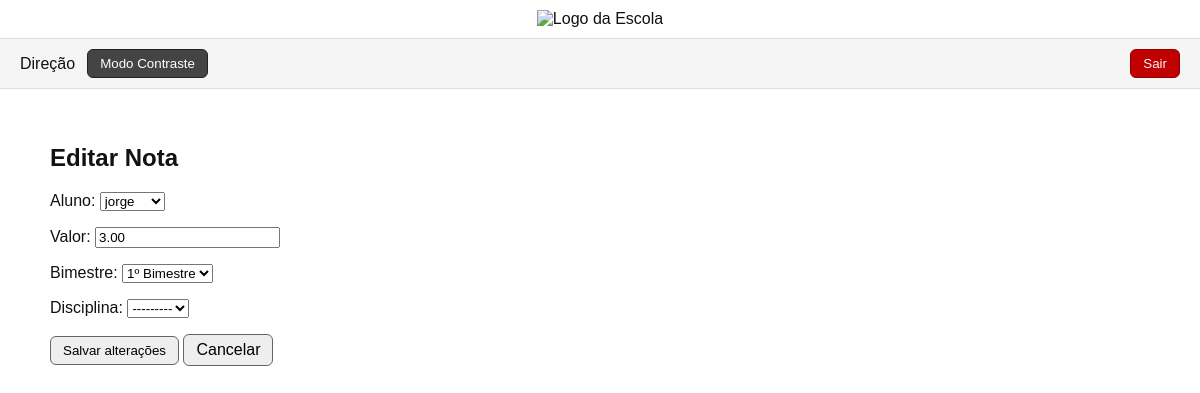
The page /usuarios/professor/nota/editar/1/ (signed in) on the database its author committed.
### usuarios/models.py (models this page shows, shortened)
class Nota(models.Model):
    BIMESTRES = [
        (1, "1º Bimestre"),
        (2, "2º Bimestre"),
        (3, "3º Bimestre"),
        (4, "4º Bimestre"),
    ]
    aluno = models.ForeignKey(Aluno, on_delete=models.CASCADE, related_name='notas')
    disciplina = models.ForeignKey('Disciplina', on_delete=models.CASCADE, related_name='notas')
    valor = models.DecimalField(max_digits=5, decimal_places=2)
    data_lancamento = models.DateField(auto_now_add=True)
    bimestre = models.IntegerField(choices=BIMESTRES)

### usuarios/decorators.py (the view, shortened to what this page needs)
        def wrapper(request, *args, **kwargs):
            if not request.user.is_authenticated:
                return redirect("login")
            grupos_user = set(request.user.groups.values_list("name", flat=True))
            if "Direcao" in grupos_user:
                return view_func(request, *args, **kwargs)

### usuarios/forms.py
class NotaForm(forms.ModelForm):
    class Meta:
        model = Nota
        fields = ['aluno', 'valor', 'bimestre', 'disciplina']
        widgets = {
            'bimestre': forms.Select(),
        }

### usuarios/context_processors.py (called while the page is built)
def grupos_do_usuario(request):
    if request.user.is_authenticated:
        grupos = request.user.groups.values_list('name', flat=True)
    else:
        grupos = []
    return {
        'is_secretaria': 'Secretaria' in grupos,
        'is_professor': 'Professor' in grupos,
        'is_aluno': 'Aluno' in grupos,
        'is_coordenacao': 'Coordenacao' in grupos,
        'is_direcao': 'Direcao' in grupos,
    }

### usuarios/models.py (called while the page is built)
    def __str__(self):
        return self.nome

### usuarios/views.py (called while the page is built)
def obter_professor_por_user(user):
    if not user or not user.is_authenticated:
        return None
    return Professor.objects.filter(user=user).first()

### usuarios/templates/editar_nota.html (shortened to what this page needs)
{% extends 'base.html' %}
{% block content %}
<h2>Editar Nota</h2>
<form method="post">
    {{ form.as_p }}
    <button type="submit" class="btn btn-primary">Salvar alterações</button>
    <a href="{% url 'usuarios:professor' %}" class="btn btn-secondary">
        Cancelar
    </a>
</form>
{% endblock %}

### usuarios/templates/base.html (shortened to what this page needs)
{% load static %}
<!DOCTYPE html>
<html lang="pt-br">
<head>
</head>
<body>
{% if user.is_authenticated %}
    <div class="logo-topo">
        <img src="{% static 'admin/img/escola.png' %}" alt="Logo da Escola">
    </div>
    <nav>
        <ul>
            {% with user.groups.all as grupos %}
                {% for g in grupos %}
                    {% if g.name == "Secretaria" %}
                        <li><a href="{% url 'usuarios:secretaria' %}">Secretaria</a></li>
                    {% elif g.name == "Professor" %}
                        <li><a href="{% url 'usuarios:professor' %}">Professor</a></li>
                    {% elif g.name == "Aluno" %}
                        <li><a href="{% url 'usuarios:aluno' %}">Aluno</a></li>
                    {% elif g.name == "Coordenacao" %}
                        <li><a href="{% url 'usuarios:coordenacao' %}">Coordenação</a></li>
                    {% elif g.name == "Direcao" %}
                        <li><a href="{% url 'usuarios:direcao' %}">Direção</a></li>
                    {% endif %}
                {% endfor %}
            {% endwith %}
            <li>
                <button class="btn btn-toggle" onclick="toggleDarkMode()">
                    Modo Contraste
                </button>
            </li>
            <li style="margin-left:auto;">
                <form action="{% url 'logout' %}" method="post" style="display:inline;">
                    <button class="btn btn-danger" type="submit">
                        Sair
                    </button>
                </form>
            </li>
        </ul>
    </nav>
{% endif %}
<div class="container">
    {% block content %}{% endblock %}
</div>
</body>
</html>

### usuarios/templates/base.html (style rules this page uses)
body { font-family: Arial, Helvetica, sans-serif; margin: 0; background: #fff; color: #111; transition: background 0.3s, color 0.3s; }
.logo-topo { display:flex; justify-content:center; align-items:center; padding:10px; border-bottom:1px solid #ddd; }
.logo-topo img { max-height:60px; }
nav { background:#f5f5f5; border-bottom:1px solid #ddd; padding:10px 20px; }
nav ul { margin:0; padding:0; list-style:none; display:flex; gap:12px; align-items:center; }
nav a { text-decoration:none; color:#111; }
.container { max-width:1100px; margin:20px auto; padding:15px; }
.btn { display:inline-block; padding:6px 12px; border-radius:6px; border:1px solid #666; background:#eee; text-decoration:none; color:#000; cursor:pointer; }
.btn-danger { background:#c00000; border:1px solid #900000; color:whitesmoke; }
.btn-toggle { background:#444; color:white; border:1px solid #222; }

### rows shown on the page
Nota: aluno "jorge", valor "3.00", bimestre "1º Bimestre", disciplina "---------"
